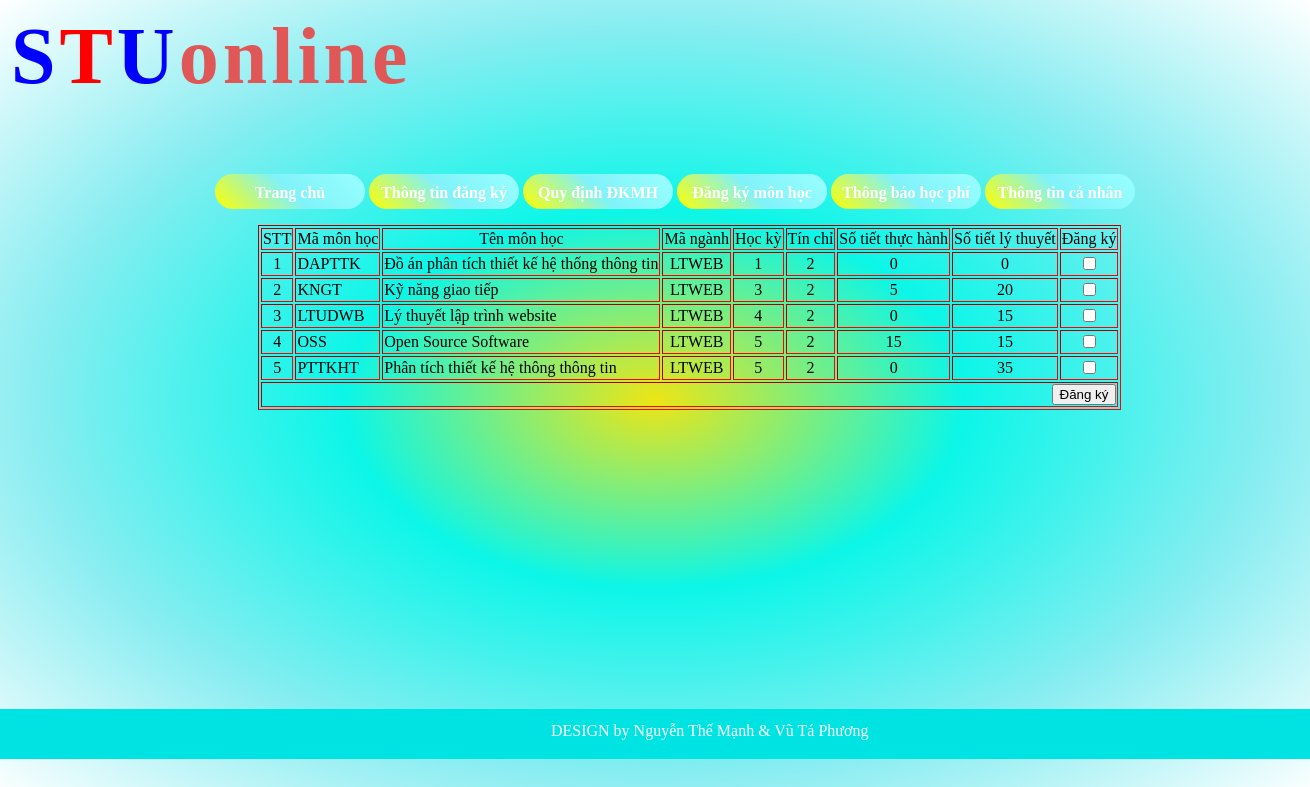
Page /dangkymonhoc.php (signed in) on the committed database.
### tables this page shows
CREATE TABLE IF NOT EXISTS `monhoc` (
  `mamh` varchar(10) NOT NULL,
  `tenmh` varchar(50) NOT NULL,
  `manganh` varchar(10) DEFAULT NULL,
  `hocky` int(2) DEFAULT NULL,
  `tinchi` int(2) NOT NULL,
  `sotiet` int(2) NOT NULL,
  `thuchanh` int(2) NOT NULL,
  `lythuyet` int(2) NOT NULL,
  `doan` int(2) NOT NULL,
  `baitap` int(2) NOT NULL,
  PRIMARY KEY (`mamh`),
  KEY `manganh` (`manganh`)
);

CREATE TABLE IF NOT EXISTS `sinhvien` (
  `mssv` varchar(10) NOT NULL,
  `pass` varchar(12) NOT NULL,
  `hoten` tinytext NOT NULL,
  `gt` tinytext NOT NULL,
  `quequan` tinytext NOT NULL,
  `noio` tinytext NOT NULL,
  `manv` varchar(10) DEFAULT NULL,
  `sothich` tinytext,
  `avt` tinytext,
  `email` tinytext,
  `sdt` int(12) DEFAULT NULL,
  `manganh` varchar(10) DEFAULT NULL,
  `makhoa` varchar(10) DEFAULT NULL,
  `covanht` varchar(10) DEFAULT NULL,
  PRIMARY KEY (`mssv`),
  KEY `makhoa` (`makhoa`),
  KEY `manganh` (`manganh`),
  KEY `manv` (`manv`),
  KEY `covanht` (`covanht`)
);

### classes/Db.class.php (called while the page is built, shortened)
<?php
class Db{
		private $dbh= null;
		public function __construct()
		{
			$driver="mysql:host=". HOST."; dbname=". DB_NAME;
			try
			{
				$this->dbh = new PDO($driver, DB_USER, DB_PASS);
				$this->dbh->query("set names 'utf8' ");
			}
			catch(PDOException $e)
			{
				echo "Err:". $e->getMessage();	exit();
			}
		}
		private function query($sql, $arr = array(), $mode = PDO::FETCH_ASSOC)
		{
			$stm = $this->dbh->prepare($sql);
			if (!$stm->execute( $arr))
				{
				echo "Sql lỗi."; exit;
				}
			return $stm->fetchAll($mode);
		}
		public function select($sql,  $arr = array(), $mode = PDO::FETCH_ASSOC)
		{
			return $this->query($sql, $arr, $mode);
		}
	}
?>

### config/kiemtra_SESION.php (called while the page is built, shortened)
<?php
if (isset($_SESSION['user'])) {
  $tennd=$_SESSION['user'];
}
else
{
  header('Location: index.php');
}

### dangkymonhoc.php (the view, shortened to what this page needs)
<?php
include 'config/kiemtra_SESION.php';
?>
<!doctype html>
<html>
<head><meta http-equiv="content-type" content="text/html;charset=utf-8"/>
    <link href="css/hover.css" rel="stylesheet" media="all">
     <link href="css/magic.css" rel="stylesheet">
     <link href="css/logoheader.css" rel="stylesheet">
     <link href="css/dinhdangnut.css" rel="stylesheet">
</head>
<body >
    <div id="header">
    <table align="center" class="tb">
        <tr class="logo"><td class="logophai stu1">S</td><td class="logotrai stu2">T</td><td class="logophai stu1">U</td><td class="logotrai">o</td><td class="logophai">n</td><td class="logotrai">l</td><td class="logophai">i</td><td class="logotrai">n</td><td class="logophai">e</td></tr>
        </table>
        </div>
    <div id="main">
    <div id="thanweb">
    <div id="menutrai">
    <ul>
    <li class="hvr-sweep-to-right hvr-ripple-out"><a href="trangchu.php">Trang chủ</a></li>
    <li class="hvr-sweep-to-right hvr-ripple-out"><a href="thongtindangky.php">Thông tin đăng ký</a></li>
    <li class="hvr-sweep-to-right hvr-ripple-out"><a>Quy định ĐKMH</a></li>
    <li class="hvr-sweep-to-right hvr-ripple-out"><a href="dangkymonhoc.php">Đăng ký môn học</a></li>
    <li class="hvr-sweep-to-right hvr-ripple-out"><a>Thông báo học phí</a></li>
    <li class="hvr-sweep-to-right hvr-ripple-out"><a href="thongtin.php">Thông tin cá nhân</a></li>
    </ul>
    </div>
    <div id="noidung">
       <?php
          $obj = new Db();
          $rows=$obj->select("SELECT * FROM monhoc JOIN (nganh JOIN sinhvien on nganh.manganh=sinhvien.manganh) on monhoc.manganh=nganh.manganh
            WHERE monhoc.manganh=(SELECT sinhvien.manganh FROM sinhvien WHERE mssv='$tennd');");
      ?>
      <form action="xulythongtindangky.php" method="post">
        <table border="1" style="border-style: inset; border-color: red; margin-left: 30px;" cellspacing="" ="0">
      <tr style="text-align: center;">
        <td>STT</td>
        <td>Mã môn học</td>
        <td>Tên môn học</td>
        <td>Mã ngành</td>
        <td>Học kỳ</td>
        <td>Tín chỉ</td>
        <td>Số tiết thực hành</td>
        <td>Số tiết lý thuyết</td>
        <td>Đăng ký</td>
      </tr>
    <?php
    $i=1;
        foreach($rows as $row)
      {
    ?>
        <tr>
          <td style="text-align: center;"><?php echo $i?></td>
          <td><?php echo $row['mamh'] ?></td>
          <td><?php echo $row['tenmh'] ?></td>
          <td style="text-align: center;"><?php echo $row['manganh'] ?></td>
          <td style="text-align: center;"><?php echo $row['hocky'] ?></td>
          <td style="text-align: center;"><?php echo $row['tinchi'] ?></td>
          <td style="text-align: center;"><?php echo $row['thuchanh'] ?></td>
          <td style="text-align: center;"><?php echo $row['lythuyet'] ?></td>
          <td style="text-align: center;"><input type="checkbox" name="dangky[]" value="<?php echo $row['mamh'] ?>"></td>
        </tr>
<?php
  $i++;
  }
?>
<tr><td colspan="9" align="right"><input type="submit" name="submit" value="Đăng ký"></td></tr>
</form>
            </div>
    </div>
  </div>
  <div id="footer">
  <table align="center" style="padding-top:10px"><tr><td>
  DESIGN by Nguyễn Thế Mạnh &amp; Vũ Tá Phương
  </td></tr></table>
  </div>
</body>
</html>

### css/logoheader.css (style rules this page uses)
body { background: -webkit-repeating-radial-gradient(center, #EDE515, #0CF6E8,#89EDF1,#FFFFFF); background-repeat: no-repeat; background-size: 100%; background-attachment: fixed; }
.logophai { animation: chuyendong1 1s ease-out 0s 1 normal; }
.logotrai { animation: chuyendong2 1s ease-out 0s 1 normal; }
.logo { color: #DF5757; font-size: 80px; font-weight: bold; }
.stu1 { color: blue; }
.stu2 { color: red; }

### css/dinhdangnut.css (style rules this page uses)
#header { position:absolute; }
#menutrai { border-radius:7px; border-color:rgba(0,255,51,1); width:100%; color:white; font-weight:bold; font-size:16px; padding-top:150px; }
ul { text-align: center; list-style-type:none; text-align: center; }
li { line-height:17px; border-color:#0F3; background: -webkit-linear-gradient(45deg, yellow,#80F2F9,#99FFFF); border-radius: 20px; height:25px; width:150px; padding-top:10px; display: inline-block; }
li a { text-decoration: none; color: inherit; }
#noidung { padding-left:17%; float: left; }
#footer { margin-bottom:-10px; margin-left:-10px; margin-right:0px; background-color:rgba(0,227,227,1); color:white; font-size:16px; width:110%; height:50px; clear:left; margin-top: 500px; }

### rows in the picture
monhoc: mamh "DAPTTK", tenmh "Đồ án phân tích thiết kế hệ thống thông tin", sinhvien.manganh "LTWEB", hocky "1", tinchi "2", thuchanh "0", lythuyet "0"
monhoc: mamh "KNGT", tenmh "Kỹ năng giao tiếp", sinhvien.manganh "LTWEB", hocky "3", tinchi "2", thuchanh "5", lythuyet "20"
monhoc: mamh "LTUDWB", tenmh "Lý thuyết lập trình website", sinhvien.manganh "LTWEB", hocky "4", tinchi "2", thuchanh "0", lythuyet "15"
monhoc: mamh "OSS", tenmh "Open Source Software", sinhvien.manganh "LTWEB", hocky "5", tinchi "2", thuchanh "15", lythuyet "15"
monhoc: mamh "PTTKHT", tenmh "Phân tích thiết kế hệ thông thông tin", sinhvien.manganh "LTWEB", hocky "5", tinchi "2", thuchanh "0", lythuyet "35"
